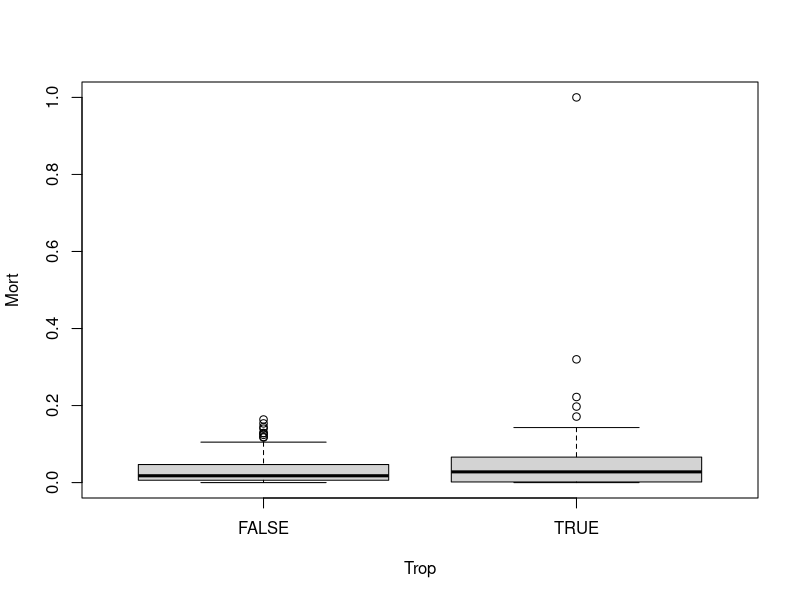

R code for this plot: (Note: this script raises an error after producing the figure.)
## ---- chunk 1
library(readr)
library(dplyr)
library(stringi)
## ---- chunk 2
DC <- read_csv("C19.csv")
DD <- read_csv("Demo.csv")
## ---- chunk 3
DC%>%filter(Pais== "United Kingdom")%>%group_by(Fecha)%>%summarize(sum(Muertos))
## ---- chunk 4
subset(DC, DC$Pais=="United Kingdom")
## ---- chunk 5
UK <- subset(DC, DC$Pais=="United Kingdom")
## ---- chunk 6
UK%>%group_by(UK$Fecha)%>%summarize(Muertos=sum(Muertos), Contagiados=sum(Contagiados),Recuperados=sum(Recuperados)) -> DFU
## ---- chunk 7
round((sum(!complete.cases(DC))/nrow(DC))*100,digits = 2)
round((sum(!complete.cases(DD))/nrow(DD))*100,digits = 2)

## ---- chunk 8
sum(is.na(DC$Fecha))
sum(is.na(DC$Pais))
sum(is.na(DC$Provincia))
sum(is.na(DC$Latitud))
sum(is.na(DC$Longitud))
sum(is.na(DC$Contagiados))
sum(is.na(DC$Muertos))
sum(is.na(DC$Recuperados))




## ---- chunk 9
sum(is.na(DD$Pais))
sum(is.na(DD$Poblacion))
sum(is.na(DD$Incremento))
sum(is.na(DD$Densidad))
sum(is.na(DD$Area))
sum(is.na(DD$Migracion))
sum(is.na(DD$Fertilidad))
sum(is.na(DD$Edad))
sum(is.na(DD$Urbana))

## ---- chunk 10
length(unique(DC$Pais))
## ---- chunk 11
length(DC$Provincia)
## ---- chunk 12
nrow(subset(DC, is.na(DC$Pais)))
## ---- chunk 13
length(DC$Provincia)-nrow(subset(DC, is.na(DC$Provincia)))

## ---- chunk 14

DFU[which(DFU$Contagiados != 0),]
## ---- chunk 15
nrow(DFU[which(DFU$Contagiados != 0),])
DFU[which(DFU$Contagiados != 0),][104,]

## ---- chunk 16
DFU[which(DFU$Contagiados == max(DFU$Contagiados)),]
## ---- chunk 17
max(DFU$Contagiados[10:length(DFU)])
length(UK)

## ---- chunk 18
UK -> DFU
## ---- chunk 19
DC %>% filter(Fecha == max(Fecha)) -> DF
Mort <- DF$Muertos/DF$Contagiados
Trop <- (-23 <= DF$Latitud) & (DF$Latitud <= 23)
boxplot(Mort ~ Trop)
## ---- chunk 20
IQR(DF$Muertos/DF$Contagiados, r)
## ---- chunk 21
DFU <- cbind(DFU,"TMA"= 100*(DFU$Muertos/DFU$Contagiados))
## ---- chunk 22

dianterior <- DFU[2:nrow(DFU),]
dianterior <- rbind(dianterior, c())
DFU <- cbind(DFU, ContDia = DFU$Contagiados-dianterior$Contagiados)
diff(DFU$Contagiados-DFU$Contagiados)
## ---- chunk 23
DFU %>%
    DFU(id) %>%
    arrange(date) %>%
    mutate(diff = value - lag(value, default = first(value)))

## ---- chunk 24
nrow(DD)
ncol(DD)

## ---- chunk 25
sum(!complete.cases(DC))/nrow(DC)*100
sum(!complete.cases(DD))/nrow(DD)*100

## ---- chunk 26
max(DFU$Fecha) - min(DFU$Fecha)

## ---- chunk 27
unique(subset(DC$Provincia,DC$Pais=="United Kingdom"))
## ---- chunk 28
#DFU <- aggregate(DC$Contagiados[DC$Pais=="United Kingdom"], by=list(DC$Fecha[DC$Pais=="United Kingdom"]),    FUN=sum, na.rm=TRUE)

## ---- chunk 29
maybe <- subset(DC,DC$Pais=="United Kingdom")
maybe %>%group_by(Fecha)%>%summarize(TotalContagiados=sum(Contagiados),TotalRecuperados=sum(Recuperados),TotalMuertos=sum(Muertos))
mutate(diff = value - lag(value, default = first(value)))



## ---- chunk 30
maybe

## ---- chunk 31
DF <- read_csv("C19.csv")
df <- subset(DF, DF$Pais=="United Kingdom")
## ---- chunk 32
df <- subset(DF, DF$Pais == "United Kingdom")
df <- df[,c(1,2,6,7,8)]

## ---- chunk 33
df%>%group_by(Fecha)%>%summarize(Contagiados=sum(Contagiados),Muertos=sum(Muertos),Recuperados=sum(Recuperados)) -> DFU
DFU

## ---- chunk 34
rbind(DFU[1,],DFU) -> estatica
cbind(DFU, ContDia=diff(estatica$Contagiados, differences = 1))->DFU
cbind(DFU, TMA=100*(DFU$Muertos/DFU$Contagiados)) -> DFU



## ---- chunk 35
DFU
## ---- chunk 36
#df <- subset(DF, DF$Pais=="United Kingdom")
df
df <- df[,c(1,2,6,7,8)]
con <-aggregate(df$Contagiados, by=list(df$Fecha), FUN=sum)


## ---- chunk 37
dfu <- aggregate(DC$Contagiados[DC$Pais=="United Kingdom"], by=list(DC$Fecha[DC$Pais=="United Kingdom"]),    FUN=sum, na.rm=TRUE) 
summary(dfu)
sd (dfu$x)
max(dfu$x) - min(dfu$x)
IQR(dfu$x)
sd(dfu$x, na.rm=TRUE)/mean(dfu$x, na.rm=TRUE)*100 
min(dfu$x)
median(dfu$x)
mean(dfu$x)
max(dfu$x)

## ---- chunk 38
sd (dfu$x)
max(dfu$x) - min(dfu$x)
IQR(dfu$x)
sd(dfu$x, na.rm=TRUE)/mean(dfu$x, na.rm=TRUE)*100 

## ---- chunk 39
dfu[which.max(dfu$x),]
## ---- chunk 40
plot(DFU$Fecha,DFU$TMA)

## ---- chunk 41

## ---- chunk 42
DC %>% filter(Fecha == max(Fecha)) -> DF
Mort <- DF$Muertos/DF$Contagiados
Trop <- (-23 <= DF$Latitud) & (DF$Latitud <= 23)
boxplot(Mort ~ Trop)
## ---- chunk 43
 DC %>% filter(Fecha == max(Fecha)) -> DF 
Mort <- DF$Muertos/DF$Contagiados 
Trop <- (-22 <= DF$Latitud) & (DF$Latitud <= 22) 
boxplot(Mort ~ Trop,outline=FALSE)

## ---- chunk 44
hist(cut(dfu$x,breaks=seq(from=0,to=1000,by=1000)))
## ---- chunk 45
DC %>% filter(Fecha == max(Fecha)) -> DZ
DX <- left_join(DZ,DD)
DX$Mort <- DX$Muertos/DX$Contagiados
DX <- DX[!is.na(DX$Mort),]
Trop <- (-23 <= DX$Latitud) & (DX$Latitud <= 23)

plot(
  DX$Edad
, DX$Fertilidad
, cex=log10(DX$Contagiados)
, pch = 21
, col= rgb(0,0,1,0.1)
, bg = rgb(Trop,0,0,DX$Mort)
, bty = "n"
, xlab = "mediana de la edad"
, ylab = "fertilidad promedio"
)
